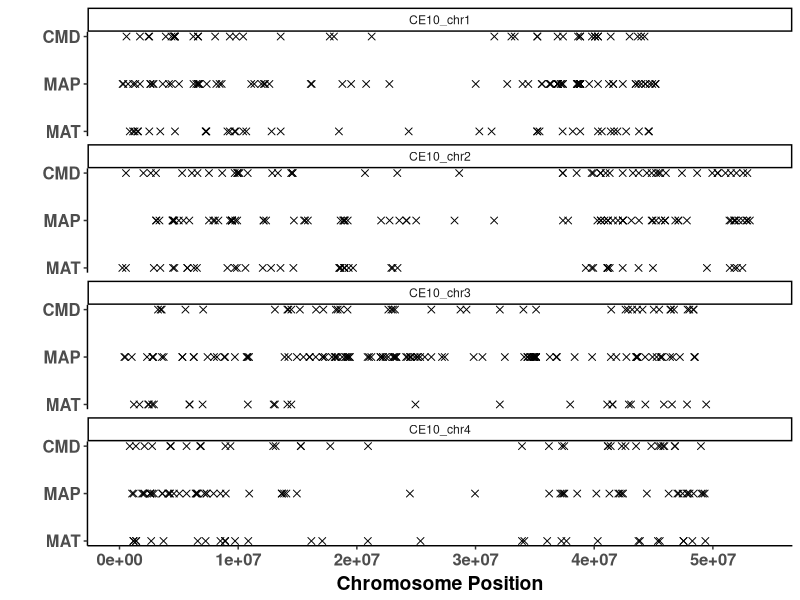
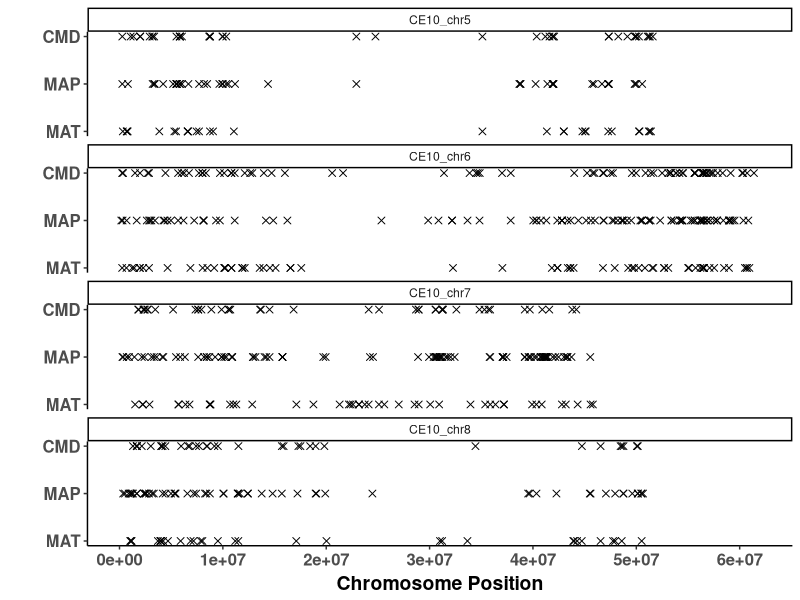
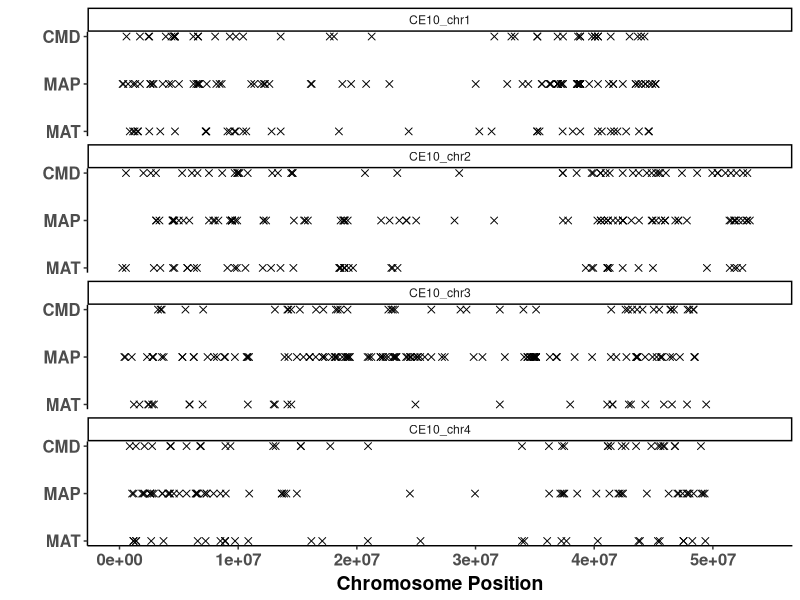
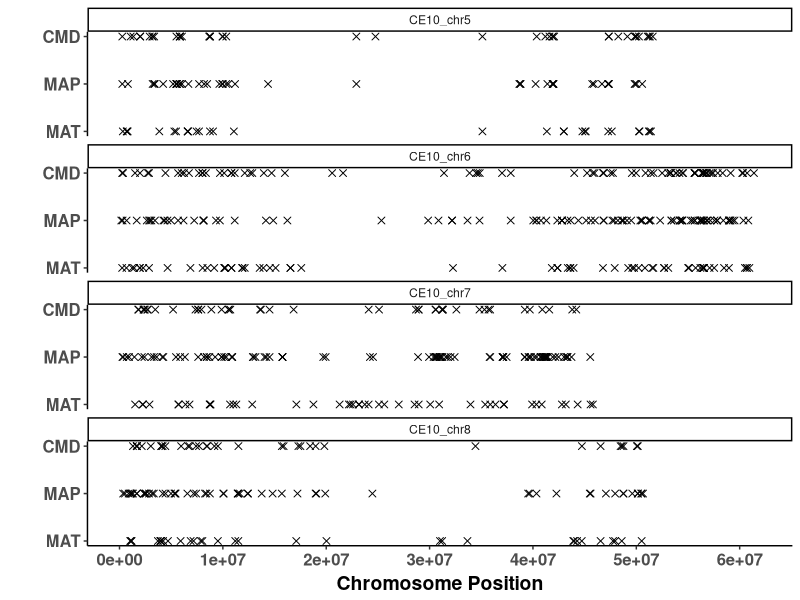

The R source for these figures, in order:
##################################################################################
## Climate associated SNP distribution across chromosomes
## Author Daniel Anstett
## 
## 
## Last Modified Marc 22, 2021
###################################################################################

##### Annual #####
# env 1 is MAT = Mean annual temperature (°C)
# env 2 is MAP = Mean annual precipitation (mm)
# env 5 is CMD = Hargreaves climatic moisture deficit (mm)


###################################################################################
#Import libraries
library(tidyverse)

#Import BF>10 SNP data
env1 <- read_csv("Genomics_scripts/Data/env1_adapt.csv")
env2 <- read_csv("Genomics_scripts/Data/env2_adapt.csv")
env5 <- read_csv("Genomics_scripts/Data/env5_adapt.csv")
env5$Env <- 3


#Add identifier
env_all <- rbind(env1,env2,env5)
env_20 <- env_all %>% filter(BF>20)

env_chr14 <- env_20 %>% filter(Chromosome =="CE10_chr1" | Chromosome =="CE10_chr2" |
                                 Chromosome =="CE10_chr3" | Chromosome =="CE10_chr4")
env_chr58 <- env_20 %>% filter(Chromosome =="CE10_chr5" | Chromosome =="CE10_chr6" |
                                 Chromosome =="CE10_chr7" | Chromosome =="CE10_chr8")

#Chromosome 1-4 BF>20
chr1_graph_14 <-ggplot(env_chr14, aes(x=SNP, y=Env)) +
  geom_point(size=2, shape=4,color="black") +
  scale_y_continuous(breaks = seq(1:3),labels=c("1" = "MAT", "2" = "MAP","3" = "CMD"))+
  scale_x_continuous(limits = c(0, 5.4e+07), breaks=c(0,1e+07,2e+07,3e+07,4e+07,5e+07))+
  xlab("Chromosome Position")+ theme_classic() + theme(axis.title.y=element_blank())+
  facet_wrap(~ Chromosome, ncol = 1)+
  #theme(strip.background = element_blank())
  theme(
  axis.text.x = element_text(size=12, face="bold"),
  axis.text.y = element_text(size=12,face="bold"),
  axis.title.x = element_text(color="black", size=14, vjust = 0.5, face="bold"),
  axis.title.y = element_text(color="black", size=14,vjust = 2, face="bold",hjust=0.5,))+
  theme(panel.spacing = unit(0.4, "lines"))
chr1_graph_14
ggsave("Graphs_overlap/chr14.pdf",width=10, height = 5, units = "in")

#Chromosome 5-8 BF>20
chr1_graph_58 <-ggplot(env_chr58, aes(x=SNP, y=Env)) +
  geom_point(size=2, shape=4,color="black") +
  scale_y_continuous(breaks = seq(1:3),labels=c("1" = "MAT", "2" = "MAP","3" = "CMD"))+
  scale_x_continuous(limits = c(0, 6.2e+07), breaks=c(0,1e+07,2e+07,3e+07,4e+07,5e+07,6e+07))+
  xlab("Chromosome Position")+ theme_classic() + theme(axis.title.y=element_blank())+
  facet_wrap(~ Chromosome, ncol = 1)+
#theme(strip.background = element_blank())
  theme(
    axis.text.x = element_text(size=12, face="bold"),
    axis.text.y = element_text(size=12,face="bold"),
    axis.title.x = element_text(color="black", size=14, vjust = 0.5, face="bold"),
    axis.title.y = element_text(color="black", size=14,vjust = 2, face="bold",hjust=0.5))+
  theme(panel.spacing = unit(0.4, "lines"))
chr1_graph_58
ggsave("Graphs_overlap/chr58.pdf",width=10, height = 5, units = "in")



